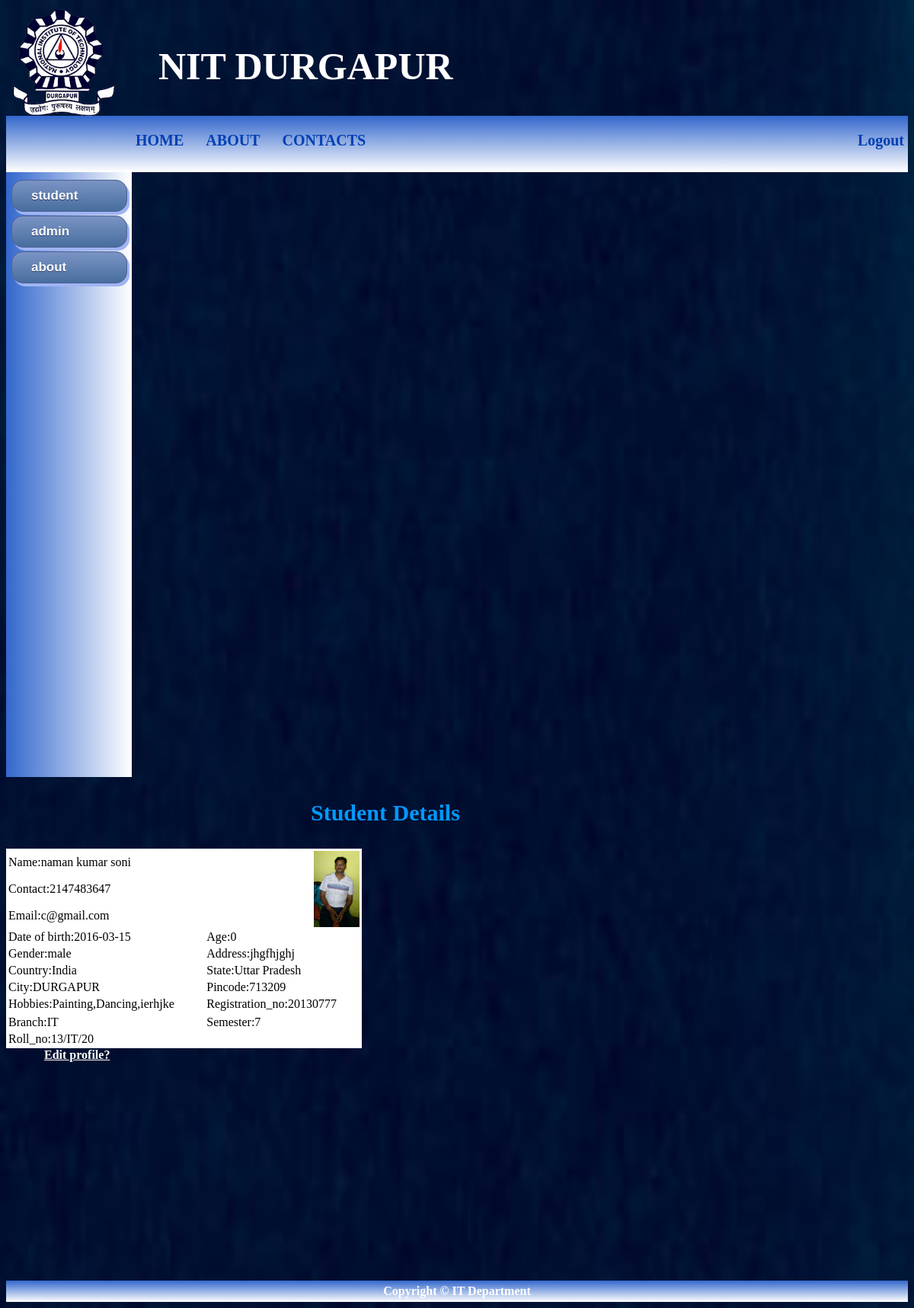
The page /studentpanel.php (signed in) on the database its author committed.
### tables this page shows
CREATE TABLE IF NOT EXISTS `registered` (
  `id` int(10) NOT NULL,
  `name` varchar(255) NOT NULL,
  `phone` int(255) NOT NULL,
  `email` varchar(255) NOT NULL,
  `dob` varchar(255) NOT NULL,
  `gender` varchar(10) NOT NULL,
  `address` varchar(255) NOT NULL,
  `country` varchar(255) NOT NULL,
  `state` varchar(255) NOT NULL,
  `city` varchar(255) NOT NULL,
  `pincode` int(10) NOT NULL,
  `registration_no` int(20) NOT NULL,
  `branch` varchar(20) NOT NULL,
  `semester` int(20) NOT NULL,
  `roll_no` varchar(255) NOT NULL,
  `username` varchar(255) NOT NULL,
  `password` varchar(255) NOT NULL,
  `age` int(10) NOT NULL,
  `photo` varchar(255) NOT NULL,
  `hobbies` varchar(255) NOT NULL
);

### studentpanel.php (the view, shortened to what this page needs)
<?php
    if(isset($_SESSION['i']))
    {
?>
<html>
<head>
<link rel="stylesheet" type="text/css" href="style.css">
</head>
<body  style="background-image:url(pictures/bgimg.jpg); background-repeate:no-repeate;">
    <div class="image">
        <img src="pictures/logo.png" style="width:150px;height:150px; float:left;">
    </div>
      <h1 style="float:left; margin:50px; font-size:50px; color:white;">NIT DURGAPUR</h1>
    <br><br><br><br><br><br><br><br>
<div id="header">
     <ul>
         <li class="menu"><a href="index.php"  style="text-decoration:none; color:rgb(0, 63, 179); "><b>HOME<b></a></li>
         <li class="menu"><a href="about.php" style="text-decoration:none;color:rgb(0, 63, 179);">ABOUT</a></li>
          <li class="menu"><a href="contact.php" style="text-decoration:none; color:rgb(0, 63, 179);">CONTACTS</a></li>
          <li class="menu"><a href="logout.php" style="text-decoration:none; color:rgb(0, 63, 179); float:right;">Logout</a></li>
    </ul>
</div>
<div id="nav">
  <a href="student.php" class="myButton">student</a><br>
  <a href="admin.php" class="myButton">admin</a><br>
  <a href="about.php" class="myButton">about</a><br><br>
</div>
<div id="section">
  <h3 style="color:white; margin-left:400px; font-size:30px; font-family:Comic Sans MS; color: #0099ff;">Student Details</h3>
       <table  width="40%" id="notice" bgcolor="white"  class="student">
         <?php
              $a=mysql_query("SELECT * FROM `registered` WHERE id='$_SESSION[i]'");
              $user = mysql_fetch_assoc($a);
              echo '<tr><td>Name:'.$user['name'].'</td><td rowspan="3"><img src="uploads/'.$user["photo"].'" style="max-width:200px; max-height:100px; float:right;"></td></tr>';
              echo '<td>Contact:'.$user['phone'].'</td>';
              echo '<tr><td>Email:'.$user['email'].'</td></tr>';
              echo '<tr><td>Date of birth:'.$user['dob'].'</td>';
              echo '<td>Age:'.$user['age'].'</td></tr>';
              echo '<tr><td>Gender:'.$user['gender'].'</td>';
              echo '<td>Address:'.$user['address'].'</td></tr>';
              echo '<tr><td>Country:'.$user['country'].'</td>';
              echo '<td>State:'.$user['state'].'</td></tr>';
              echo '<tr><td>City:'.$user['city'].'</td>';
              echo '<td>Pincode:'.$user['pincode'].'</td></tr>';
              echo '<tr><td>Hobbies:'.$user['hobbies'].'</td>';
              echo '<td>Registration_no:'.$user['registration_no'].'</td><tr>';
              echo '<tr><td>Branch:'.$user['branch'].'</td>';
              echo '<td>Semester:'.$user['semester'].'</td><tr>';
              echo '<td>Roll_no:'.$user['roll_no'].'</td></tr>';
         ?>
       </table>
       <a href="edit_profile.php" style="color:white;padding-left: 50px;">Edit profile?</a>
</div>
<div id="footer">
Copyright © IT Department
</div>
</body>
</html>
<?php
  }
    else
    {
      header('Location:student.php');
    }
?>

### style.css (style rules this page uses)
body { background-image:url(bgimg.jpg); background-size:100% 100%; }
#header { background-color:#3367cc; color:white; text-align:center; padding:5px; background: linear-gradient(#3367cc,white ); }
#nav { line-height:30px; background-color:#000c33; height:100%; width:155px; float:left; padding:5px; background: linear-gradient(to right,#3367cc,white ); }
#section { width:1168px; height:661px; float:left; padding-top:0px; }
#footer { background-color:#000c33; color:white; clear:both; text-align:center; padding:5px; background: linear-gradient(#3367cc,white ); }
.myButton { -moz-box-shadow: 3px 4px 0px 0px #9fb4f2; -webkit-box-shadow: 3px 4px 0px 0px #9fb4f2; box-shadow: 3px 4px 0px 0px #9fb4f2; background:-webkit-gradient(linear, left top, left bottom, color-stop(0.05, #7892c2), color-stop(1, #476e9e)); background:-moz-linear-gradient(top, #7892c2 5%, #476e9e 100%); background:-webkit-linear-gradient(top, #7892c2 5%, #476e9e 100%); background:-o-linear-gradient(top, #7892c2 5%, #476e9e 100%); background:-ms-linear-gradient(top, #7892c2 5%, #476e9e 100%); background:linear-gradient(to bottom, #7892c2 5%, #476e9e 100%); filter:progid:DXImageTransform.Microsoft.gradient(startColorstr='#7892c2', endColorstr='#476e9e',GradientType=0); background-color:#7892c2; -moz-border-radius:15px; -webkit-border-radius:15px; border-radius:15px; border:1px solid #4e6096; display:inline-block; cursor:pointer; color:#ffffff; font-family:Arial; font-size:17px; padding:5px 25px; text-decoration:none; text-shadow:0px 1px 0px #283966; margin-left: 2px; margin-top: 5px; min-width: 100px; }
.menu { display:inline; text-align: left; padding-left: 25px; text-decoration: none; font-size: 20px; }
ul { list-style-type: none; margin-left: 100px; text-align: left; margin-bottom: 25px; }

### rows shown on the page
registered: name "naman kumar soni", photo (picture), phone "2147483647", email "c@gmail.com", dob "2016-03-15", age "0", gender "male", address "jhgfhjghj", country "India", state "Uttar Pradesh", city "DURGAPUR", pincode "713209", hobbies "Painting,Dancing,ierhjke", registration_no "20130777", branch "IT", semester "7", roll_no "13/IT/20"
